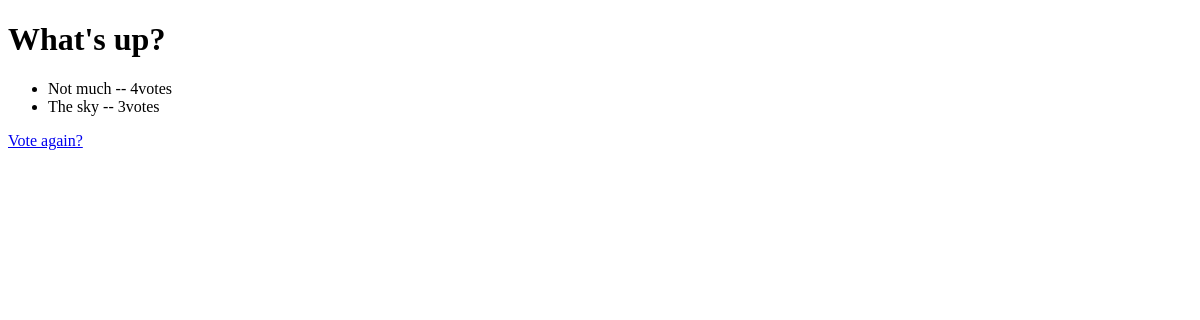
The app's page /polls/1/results/, older data.
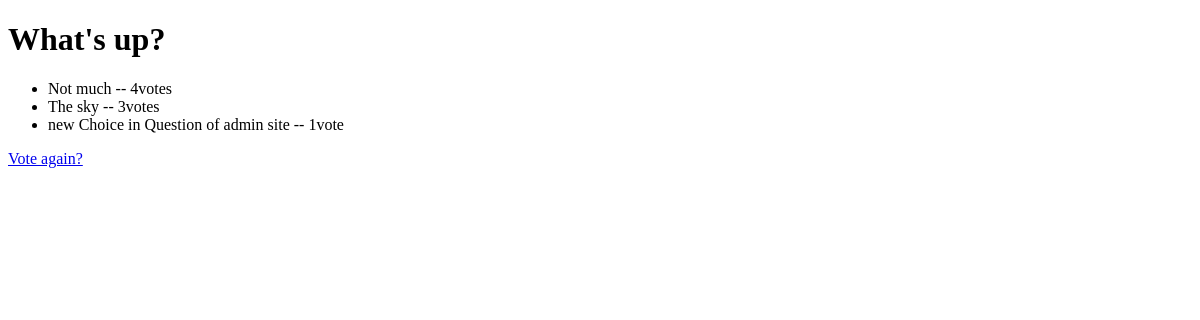
The same page, newer data.
### polls/models.py (models this page shows, shortened)
class Question(models.Model, AttrDisplay):
	question_text = models.CharField( max_length=200 )
	pub_date      = models.DateTimeField('date published')

class Choice(models.Model, AttrDisplay):
	question    = models.ForeignKey(Question, on_delete=models.CASCADE)
	choice_text = models.CharField(max_length=200)
	votes		= models.IntegerField(default=0)

### polls/views.py (the view)
# urls.py: path( '<int:pk>/results/',      views.ResultsView.as_view(), name="results" ),
class ResultsView(generic.DetailView):
	model = Question
	template_name = 'polls/results.html'
	"""
	def __init__(self, arg):
		super(DetailView, self).__init__()
		self.arg = arg
	"""

### polls/templates/polls/results.html (shortened to what this page needs)
<!DOCTYPE html>
<html>
<head>
	{% load staticfiles %}
</head>
<body>
	<h1>{{ question.question_text }}</h1>
	<ul>
		{% for choice in question.choice_set.all %}
			<li>{{ choice.choice_text }} -- {{ choice.votes }}vote{{ choice.votes|pluralize }}</li>
		{% endfor %}
	</ul>
	<a href="{% url 'polls:detail' question.id %}">Vote again?</a>
</body>
</html>

Row changes from the older to the newer data that the page shows:
added Choice: choice_text "new Choice in Question of admin site", votes "1"
